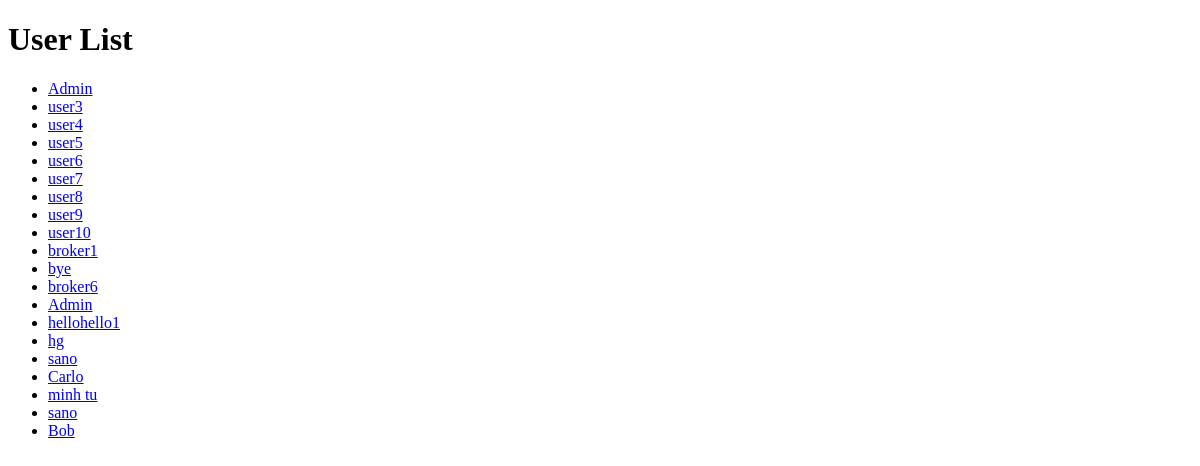
Before: /users/ with the older database file.
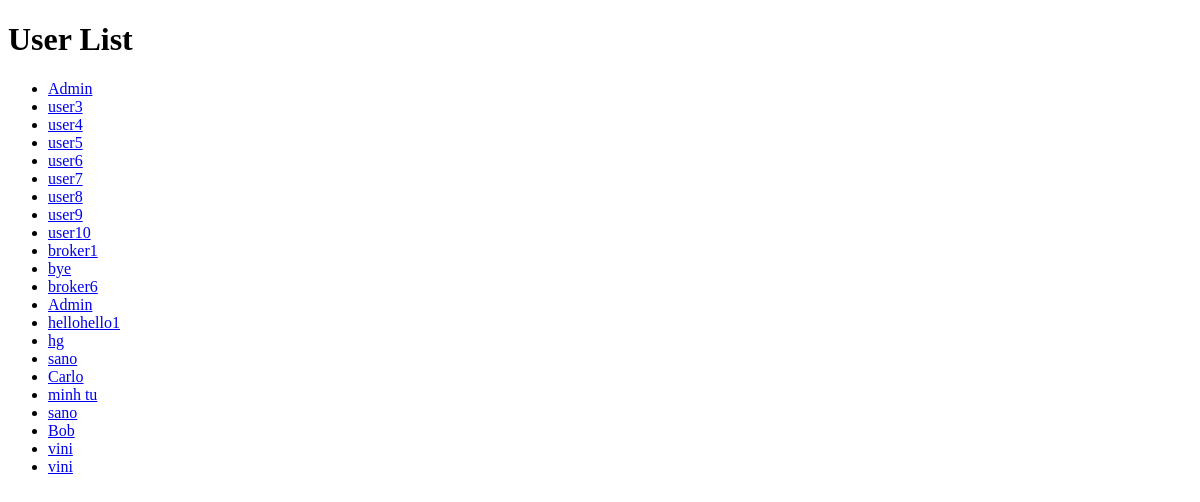
After: the same page with the newer database file.
### accounts/models.py (models this page shows, shortened)
class CustomUser(AbstractBaseUser, PermissionsMixin):
    email = models.EmailField(unique=True)
    name = models.CharField(max_length=50)
    phone_number = models.CharField(max_length=15)
    role = models.CharField(max_length=20)
    is_active = models.BooleanField(default=True)
    is_staff = models.BooleanField(default=False)
    objects = CustomUserManager()
    USERNAME_FIELD = 'email'
    REQUIRED_FIELDS = []

### accounts/views.py (the view)
# urls.py: path('users/', user_list, name='user_list'),
def user_list(request):
    users = CustomUser.objects.all()
    return render(request, 'user_list.html', {'users': users})

### templates/user_list.html (shortened to what this page needs)
<!DOCTYPE html>
<html lang="en">
  <head>
  </head>
  <body>
    <h1>User List</h1>
    <ul>
      {% for user in users %}
      <li>
        <a href="{% url 'user_detail' user.id %}">{{ user.name }}</a>
      </li>
      {% endfor %}
    </ul>
  </body>
</html>

Changed rows visible on the page:
added CustomUser: name "vini"
added CustomUser: name "vini"
